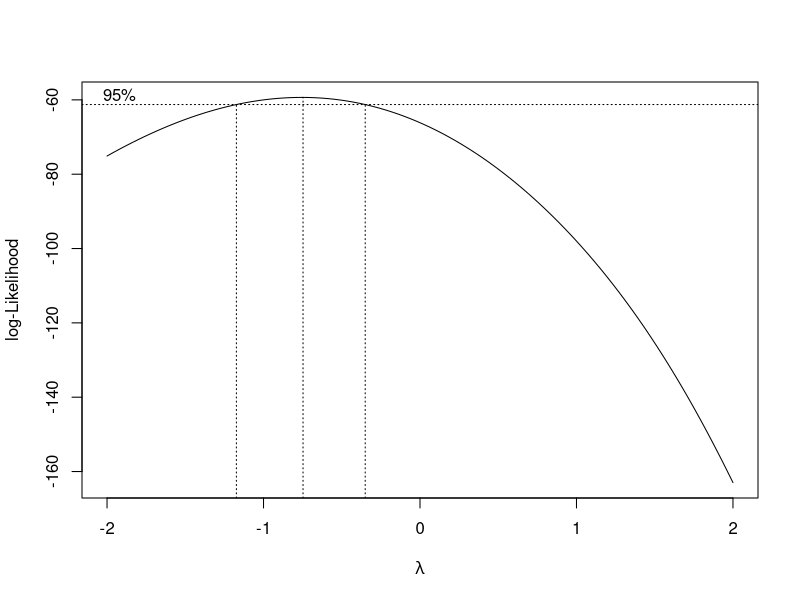
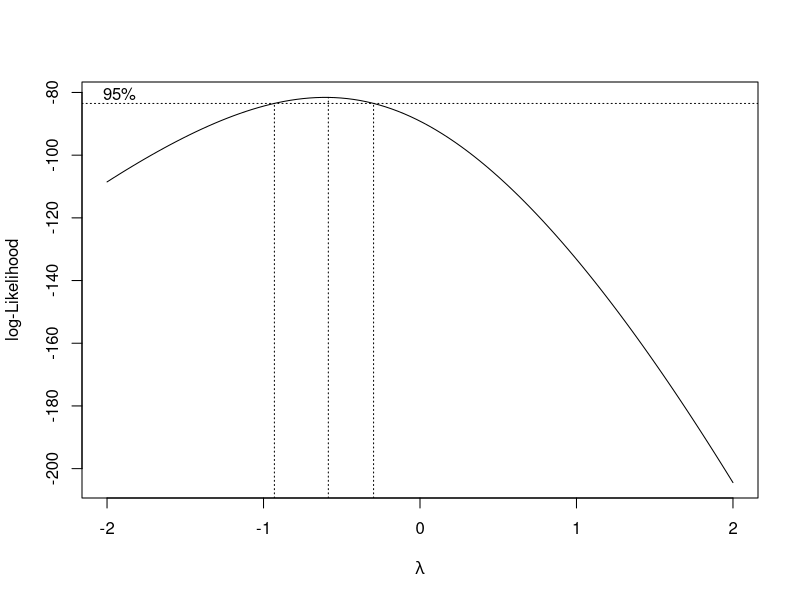
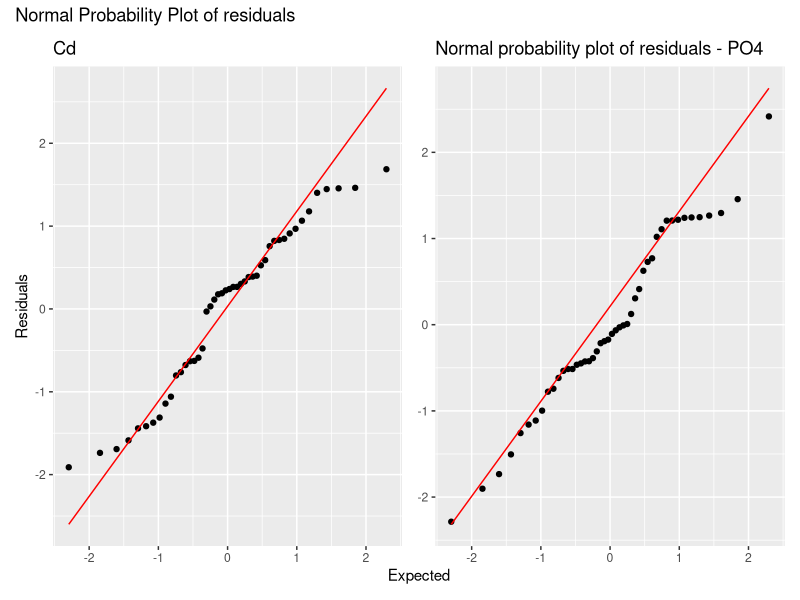

These figures' R source, in order:
# Loading libraries
library(readxl)
library(tidyverse)
library(broom)
library(car)
library(lmtest)
library(MASS)
library(patchwork)


# Loading Dataset
water_quality_data <- read_excel("water quality monthly variation.xlsx")

# Creating new df
mean_data <- water_quality_data %>% pivot_longer(col = 4:18, 
                                                 names_to = "Parameter", 
                                                 values_to = "Value") %>%
  group_by(Location, Parameter, `Vegetation type`) %>% 
  summarise(Mean.Value = mean(Value))

mean_data$`Vegetation type` <- relevel(as.factor(mean_data$`Vegetation type`), 
                                       ref = "WWI")



# _______________________________________________________________________

## Cd
data.Cd <- mean_data %>% filter(Parameter == "Cd")
# model.Cd <- lm(Mean.Value~`Vegetation type`, data = data.Cd)
# summary(model.Cd)
# # p-value = 1.246e-11, Significant
# 
# # Assumption checking
# model.Cd_fitresid <- augment(model.Cd)
# 
# # shapiro wilk
# shapiro.test(model.Cd_fitresid$.std.resid) # not normal
# # QQ plot
# ggplot(model.Cd_fitresid, aes(sample = .std.resid)) + stat_qq() + 
#   stat_qq_line(color = "red") +
#   labs(title = "Normal probability plot of residuals - Cd", x = "Expected", 
#        y = "Residuals")
# 
# # residual autocorrelation
# durbinWatsonTest(model.Cd) # okay
# 
# # constant variance
# bptest(model.Cd) # okay

# Box Cox
bc <- boxcox(Mean.Value~`Vegetation type`, data = data.Cd)
(lambda <- bc$x[which.max(bc$y)])
lambda <- -1 # after rounding

#fit new model using the Box-Cox transformation
new_cd_model <- lm(((Mean.Value^lambda-1)/lambda) ~ `Vegetation type`, 
                   data = data.Cd)
summary(new_cd_model)

# Assumption checking
model.Cd_fitresid_new <- augment(new_cd_model)

# shapiro wilk
shapiro.test(model.Cd_fitresid_new$.std.resid) # normal
# QQ plot
plot1 <- ggplot(model.Cd_fitresid_new, aes(sample = .std.resid)) + stat_qq() + 
  stat_qq_line(color = "red") +
  labs(title = "Cd", x = "Expected", 
       y = "Residuals")


# _______________________________________________________________________


## PO4

data.PO4 <- mean_data %>% filter(Parameter == "Av.PO4")

# model.PO4 <- lm(Mean.Value~`Vegetation type`, data = data.PO4)
# summary(model.PO4)
# # p-value: 2.991e-05, significant
# 
# # model
# model.PO4_fitresid <- augment(model.PO4)
# 
# # shapiro wilk
# shapiro.test(model.PO4_fitresid$.std.resid)
# # p-value = 8.293e-06, reject Ho - not normal
# # QQ plot  ## OKAY
# ggplot(model.PO4_fitresid, aes(sample = .std.resid)) + stat_qq() + 
#   stat_qq_line(color = "red") +
#   labs(title = "Normal probability plot of residuals", x = "Expected", 
#        y = "Residuals")
# 
# 
# # durbin watson
# durbinWatsonTest(model.PO4)
# # p-value = 0.06, do not reject Ho - data are not correlated
# 
# # constant variance
# bptest(model.PO4)
# p-value = 0.1373, do not reject Ho - variance constant

# Box Cox Transformation
library(MASS)
bc1 <- boxcox(Mean.Value~`Vegetation type`, data = data.PO4)
(lambda <- bc1$x[which.max(bc1$y)])

lambda <- -1 # after rounding

#fit new model using the Box-Cox transformation
new_PO4_model <- lm(((Mean.Value^lambda-1)/lambda) ~ `Vegetation type`, 
                 data = data.PO4)
summary(new_PO4_model)

# Assumption checking
model.po4_fitresid_new <- augment(new_PO4_model)

# shapiro wilk
shapiro.test(model.po4_fitresid_new$.std.resid) # normal
# QQ plot
plot2 <- ggplot(model.po4_fitresid_new, aes(sample = .std.resid)) + stat_qq() + 
  stat_qq_line(color = "red") +
  labs(title = "Normal probability plot of residuals - PO4", x = "Expected", 
       y = "Residuals")


# _______________________________________________________________________

# Plot 

plot1 + plot2 +
  plot_layout(ncol = 2, nrow = 1, axis_titles = 'collect') +
  plot_annotation(title = "Normal Probability Plot of residuals")